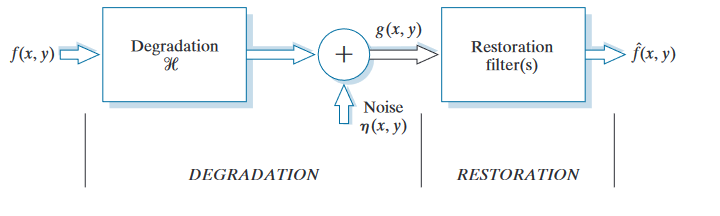
#> input picture image_noise_model/restoration.png, 720 x 216 px
$ python -i image_noise_model.py   (imports and definitions only)   (older library calls are emulated)
#> lines starting #> are read from the running program, lines starting #| are printed output that depends on the picture
"""
Image Noise Model
Contains functions to generate iid and correlated image noise

Assumes that a crf is available here and it loads the file once to create the crf and icrf
The crf file contains the average Irradiance and Brightness curves for 190 cameras.
"""

import os
import cv2
import numpy as np
import pandas as pd
from scipy.interpolate import interp1d


# load camera response function file
df = pd.read_csv("crf.csv")
#> (reads image_noise_model/crf.csv from the repository)
I = df["Scene Irradiance"].to_numpy()
B = df["Image Brightness"].to_numpy()


# Get CRF and Inverse CRF
CRF = interp1d(I, B, kind='cubic')
ICRF = interp1d(B, I, kind='cubic')


def inverse_bayer(image_rgb):
    """ Obtains inverse Bayer filtered image
        Inputs:
            image_rgb - (array) rgb image to be filtered
        Outputs:
            bayer_rgb - RGB channel inverse Bayer Bayer image
        """
    (R, G, B) = cv2.split(image_rgb)

    (height, width) = image_rgb.shape[:2]
    bayer = np.empty((height, width), np.uint8)

    # strided slicing for this pattern:
    #   G R
    #   B G
    bayer[0::2, 0::2] = G[0::2, 0::2] # top left
    bayer[0::2, 1::2] = R[0::2, 1::2] # top right
    bayer[1::2, 0::2] = B[1::2, 0::2] # bottom left
    bayer[1::2, 1::2] = G[1::2, 1::2] # bottom right
    #bayer = cv2.resize(bayer, None, fx=3, fy=3, interpolation=cv2.INTER_NEAREST)

    bayer_rgb = cv2.cvtColor(bayer, cv2.COLOR_GRAY2RGB)  # Convert from Grayscale to RGB (r=g=b for each pixel).
    bayer_rgb[0::2, 0::2, 0::2] = 0  # Green pixels - set the blue and the red planes to zero (and keep the green)
    bayer_rgb[0::2, 1::2, 1:] = 0   # Red pixels - set the blue and the green planes to zero (and keep the red)
    bayer_rgb[1::2, 0::2, 0:2] = 0    # Blue pixels - set the red and the green planes to zero (and keep the blue)
    bayer_rgb[1::2, 1::2, 0::2] = 0  # Green pixels - set the blue and the red planes to zero (and keep the green)

    return bayer_rgb


def add_iid_noise(image_rgb, s_sigma=0.02, c_sigma=0.02, c=10):
    """ Obtains iid noise for the respective image input.
        Inputs:
            image - (array) RGB image to add noise to (can also be single channel)
            s_sigma - Std Dev of noise process dependent on irradiance
            c_sigma - Std Dev of noise process independent of irradiance
            c - scale factor for ns to prevent underflow from multiplying values < 0
        Outputs:
            noise - (array) iid noise normalized to 0-255 (uint8)
        """
    # normalize image
    image = cv2.normalize(image_rgb, None, alpha=0, beta=1,
                          norm_type=cv2.NORM_MINMAX, dtype=cv2.CV_32F)

    # get scene irradiance
    irradiance = ICRF(image)

    # Generate Random Noise
    ns = np.random.normal(0, s_sigma, size=irradiance.shape)*np.sqrt(irradiance)*c
    nc = np.random.normal(0, c_sigma, size=irradiance.shape)

    # get Independent Identically Distributed (iid) noise on the image
    iid_noise = CRF(np.clip(irradiance + ns + nc, 0, 1))
    return cv2.normalize(iid_noise, None, alpha=0, beta=255, norm_type=cv2.NORM_MINMAX, dtype=cv2.CV_8U)


def get_camera_noise(image_rgb, s_sigma=0.02, c_sigma=0.02, c=10):
    """ Obtains Camera noise for the respective image input. Camera
        Noise referes to noise added according to a camera model that
        considers noise to come from 2 separate processes. One that depends
        on scene irradiance (ns) and another the is independent (nc), since
        both noise sources are added before Demosaicing, demosaicing is simulated
        and introduced spatial correlations in the noise.
        Inputs:
            image_rgb - (array) RGB image to add noise to (can also be single channel)
            s_sigma - Std Dev of noise process dependent on irradiance
            c_sigma - Std Dev of noise process independent of irradiance
            c - scale factor for ns to prevent underflow from multiplying values < 0
        Outputs:
            noise - (array) correlated camera noise
        """
    iid_noise_image = add_iid_noise(image_rgb, s_sigma, c_sigma, c)

    # perform inverse Bayer Filtering if image is RGB
    if len(image_rgb.shape) == 3:
        bayer = cv2.cvtColor(inverse_bayer(image_rgb), cv2.COLOR_RGB2GRAY)
        bayer_noise = cv2.cvtColor(inverse_bayer(iid_noise_image), cv2.COLOR_RGB2GRAY)

         # Demosaic inverse Bayer Filtered images
        demosc = cv2.demosaicing(bayer, dst=None, code=cv2.COLOR_BAYER_GRBG2RGB, dstCn=3)
        demosc_noise = cv2.demosaicing(bayer_noise, dst=None, code=cv2.COLOR_BAYER_GRBG2RGB, dstCn=3)

    else:
         # Demosaic Gray Scale images to correlate the noise
        demosc = cv2.cvtColor(
            cv2.demosaicing(image_rgb, dst=None, code=cv2.COLOR_BAYER_GRBG2RGB),
            cv2.COLOR_RGB2GRAY)
        demosc_noise = cv2.cvtColor(
            cv2.demosaicing(iid_noise_image, dst=None, code=cv2.COLOR_BAYER_GRBG2RGB),
            cv2.COLOR_RGB2GRAY)

    # subtract the image from the noisy image, leaving only thr noise
    return demosc_noise - demosc

>>> import cv2
>>> picture = cv2.cvtColor(cv2.imread('restoration.png'), cv2.COLOR_BGR2RGB)
>>> result = get_camera_noise(picture)
#> in add_iid_noise, `ns = np.random.normal(0, s_sigma, size=irradiance.shape)*np.sqrt(irrad..`:
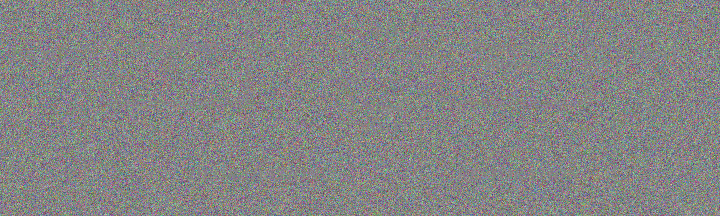
#> ns: shape (216, 720, 3) float64; mean R, G, B 0.000263, 0.00117, 0.00024; drawn with min black and max white
#> in inverse_bayer, `bayer[1::2, 0::2] = B[1::2, 0::2]`:
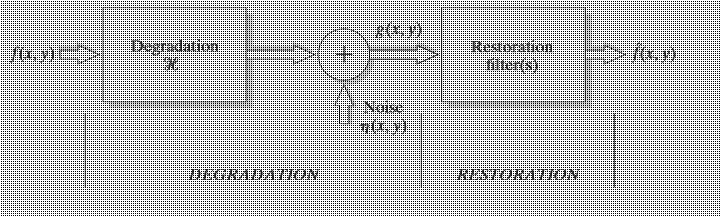
#> bayer: shape (216, 720); min 0, max 255, mean 187
#> in get_camera_noise, `bayer = cv2.cvtColor(inverse_bayer(image_rgb), cv2.COLOR_RGB2GRAY)`:
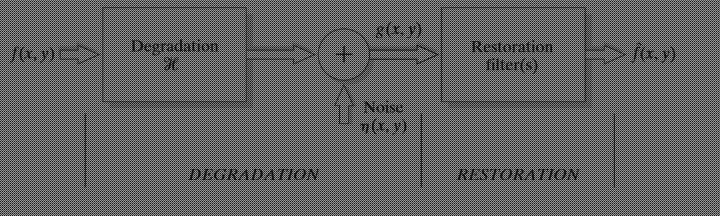
#> bayer: shape (216, 720); min 0, max 150, mean 98.8
#> in inverse_bayer (call 2), `bayer_rgb[1::2, 0::2, 0:2] = 0`:
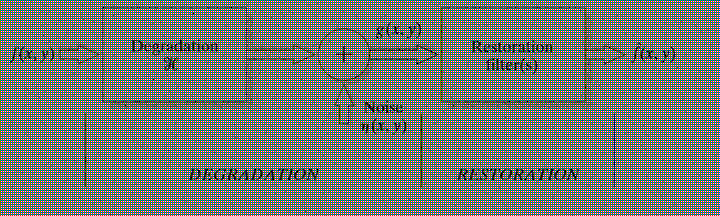
#> bayer_rgb: shape (216, 720, 3); mean B, G, R 120, 120.4, 120.3
#> in inverse_bayer (call 2), `bayer_rgb[1::2, 1::2, 0::2] = 0`:
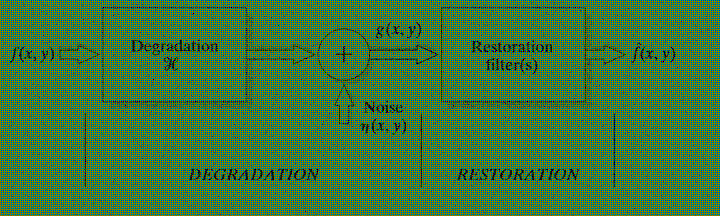
#> bayer_rgb: shape (216, 720, 3); mean B, G, R 60, 120.4, 60.3
#> in get_camera_noise, `demosc = cv2.demosaicing(bayer, dst=None, code=cv2.COLOR_BAYER_GRBG2RG..`:
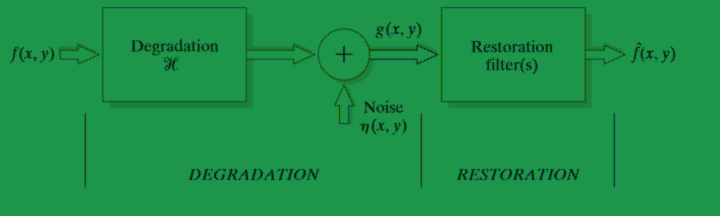
#> demosc: shape (216, 720, 3); mean of channels 0, 1, 2 74, 146.4, 28.4; drawn as B, G, R
#> in get_camera_noise, `return demosc_noise - demosc`:
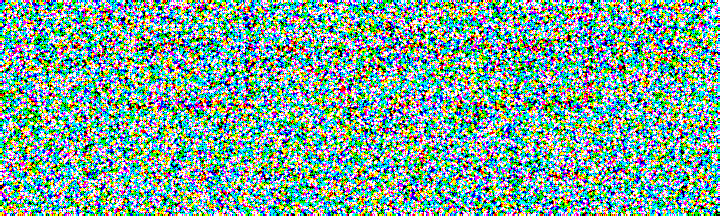
#> returned value: shape (216, 720, 3); mean of channels 0, 1, 2 153.1, 167, 122.7; drawn as B, G, R
